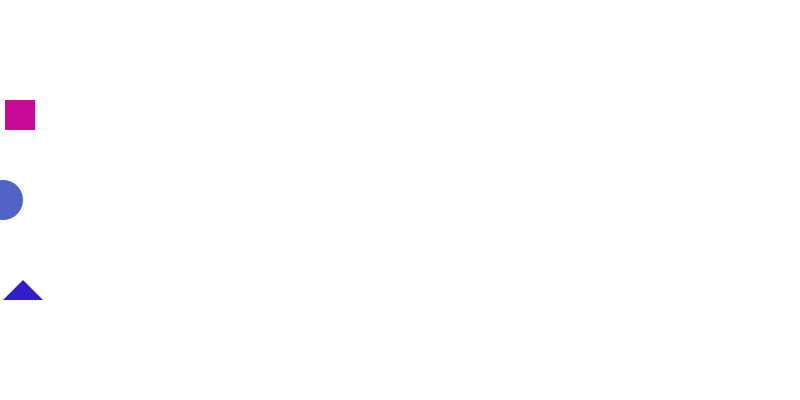
Frame 1 (no input)
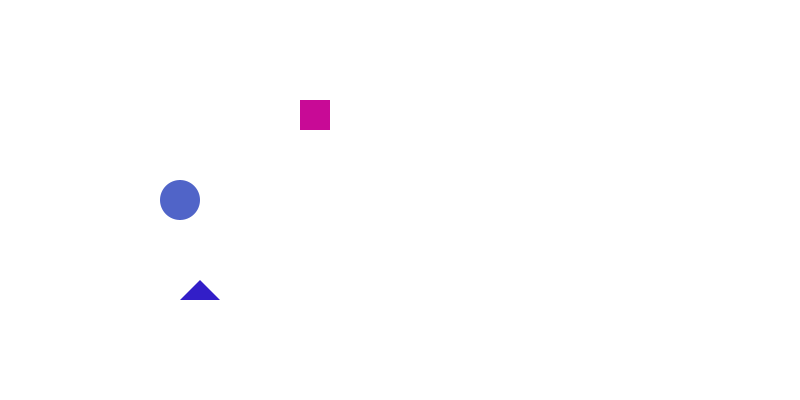
Frame 60 (the mouse pressed at the canvas centre just before this capture)
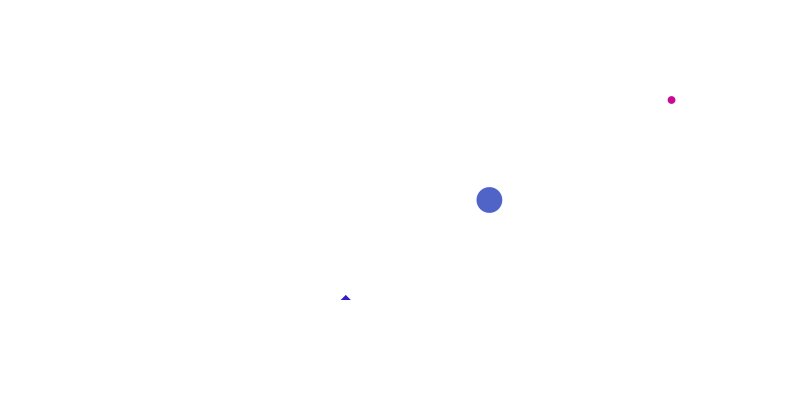
Frame 120 (the mouse held since frame 60 and released just before this capture)

The Processing sketch that drew these frames (run headless with seeded random() and noise(); from frame 60 on, the mouse is pressed at the canvas centre):

// Processing sketch: clases
// ── clases.pde
Vehiculo myCar1, myCar2, myCar3;



void setup(){
  size(800, 400);
  myCar1 = new Vehiculo(color(200,10,150), 100, 30, 5, 0);
  myCar2 = new Vehiculo(color(80,100,200), 200, 40, 3, 1);
  myCar3 = new Vehiculo(color(50,30,200), 300, 40, 3, 2);
}

void draw(){
  background(255);
  myCar1.drive();
  myCar2.drive();
  myCar3.drive();
  
  myCar3.volar();
  
  
}

void mousePressed(){
  myCar1.xspeed = random(1,30);
  myCar2.xspeed = random(1,17);
  myCar3.xspeed = random(1,17);
  //myCar1.forma =  int random(1,3);
  myCar1.tam = random(1,30);
  myCar2.tam = random(1,30);
  myCar3.tam = random(1,30);
  
  myCar1.forma = int(random(3));
}

// ── claseCoche.pde


class Vehiculo {
  
  color c;
  int forma;
  float xspeed;
  float xpos = 0;
  float ypos;
  float tam;
  
  Vehiculo(color c, float ypos, float tam, float xspeed, int forma){
    this.c = c;
    this.ypos=  ypos;
    this.tam = tam;
    this.xspeed = xspeed;
    this.forma = forma;
  }
  
  void drive(){
  
  xpos += xspeed;
  
  if (xpos > width){
    xpos = 0;
  }
  
  noStroke();
  fill(c);
  
  if(forma == 0){
    rect(xpos, ypos, tam, tam);
  }else if(forma == 1){
    ellipse(xpos, ypos, tam, tam);
  }else if(forma == 2){
    triangle(xpos, ypos, xpos + tam, ypos, xpos + tam/2, ypos - tam/2);
  }
    
  }
  
  void volar(){
    if(mouseX > width/2){
      ypos --;
    }
  }
}
